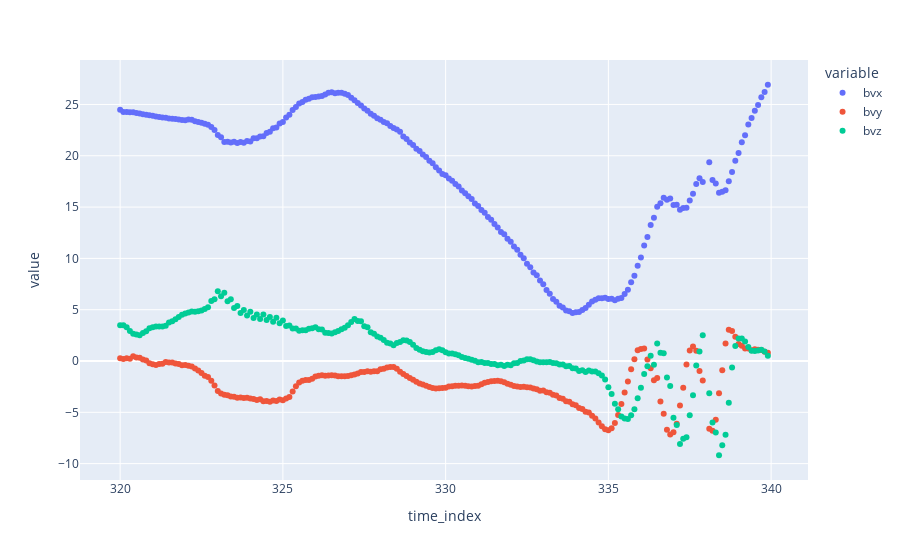

Notebook code for this chart:
### Code cell
import plotly.express as px

spin1 = section.subset(320, 340)
spin2 = section.subset(360, 370)

#spin1.data["x,y,z,bvx".split(",")]
px.scatter(spin1.data, y=["bvx", "bvy", "bvz"])

### Figure 1 — Plotly figure (JSON) as saved in the notebook; plotly's stock layout.template omitted (floating-point values rounded to 4 significant figures; data arrays with more than 128 entries replaced by an {"elided": "..."} marker saying what was removed)
{"data": [{"hovertemplate": "variable=bvx<br>time_index=%{x}<br>value=%{y}<extra></extra>", "legendgroup": "bvx", "marker": {"color": "#636efa", "symbol": "circle"}, "mode": "markers", "name": "bvx", "orientation": "v", "showlegend": true, "type": "scatter", "x": {"elided": "199 float values"}, "xaxis": "x", "y": {"elided": "199 float values"}, "yaxis": "y"}, {"hovertemplate": "variable=bvy<br>time_index=%{x}<br>value=%{y}<extra></extra>", "legendgroup": "bvy", "marker": {"color": "#EF553B", "symbol": "circle"}, "mode": "markers", "name": "bvy", "orientation": "v", "showlegend": true, "type": "scatter", "x": {"elided": "199 float values"}, "xaxis": "x", "y": {"elided": "199 float values"}, "yaxis": "y"}, {"hovertemplate": "variable=bvz<br>time_index=%{x}<br>value=%{y}<extra></extra>", "legendgroup": "bvz", "marker": {"color": "#00cc96", "symbol": "circle"}, "mode": "markers", "name": "bvz", "orientation": "v", "showlegend": true, "type": "scatter", "x": {"elided": "199 float values"}, "xaxis": "x", "y": {"elided": "199 float values"}, "yaxis": "y"}], "layout": {"legend": {"title": {"text": "variable"}, "tracegroupgap": 0}, "margin": {"t": 60}, "xaxis": {"anchor": "y", "domain": [0, 1], "title": {"text": "time_index"}}, "yaxis": {"anchor": "x", "domain": [0, 1], "title": {"text": "value"}}}}
